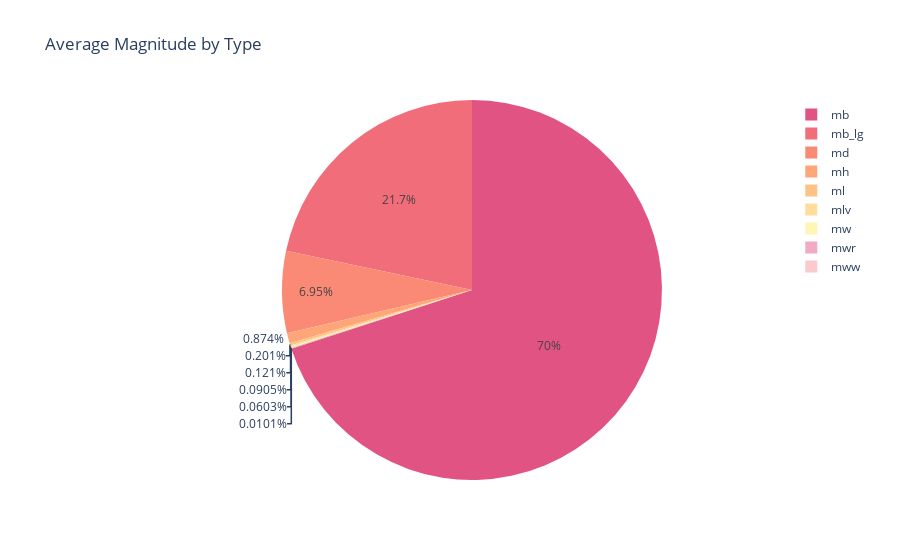

Source (notebook cell):
### Code cell
fig = px.pie(magtype,
             values=df['magType'].value_counts().values,
             names='magType',
             title='Average Magnitude by Type',
             color_discrete_sequence=px.colors.sequential.Pinkyl_r)
fig.show()

### Figure 1 — Plotly figure (JSON) as saved in the notebook; plotly's stock layout.template omitted (floating-point values rounded to 4 significant figures)
{"data": [{"domain": {"x": [0, 1], "y": [0, 1]}, "hovertemplate": "magType=%{label}<br>value=%{value}<extra></extra>", "labels": ["mb", "mb_lg", "md", "mh", "ml", "mlv", "mw", "mwr", "mww"], "legendgroup": "", "name": "", "showlegend": true, "type": "pie", "values": [6964, 2159, 692, 87, 20, 12, 9, 6, 1]}], "layout": {"legend": {"tracegroupgap": 0}, "piecolorway": ["rgb(225, 83, 131)", "rgb(241, 109, 122)", "rgb(250, 138, 118)", "rgb(255, 166, 121)", "rgb(255, 194, 133)", "rgb(255, 221, 154)", "rgb(254, 246, 181)"], "title": {"text": "Average Magnitude by Type"}}}
